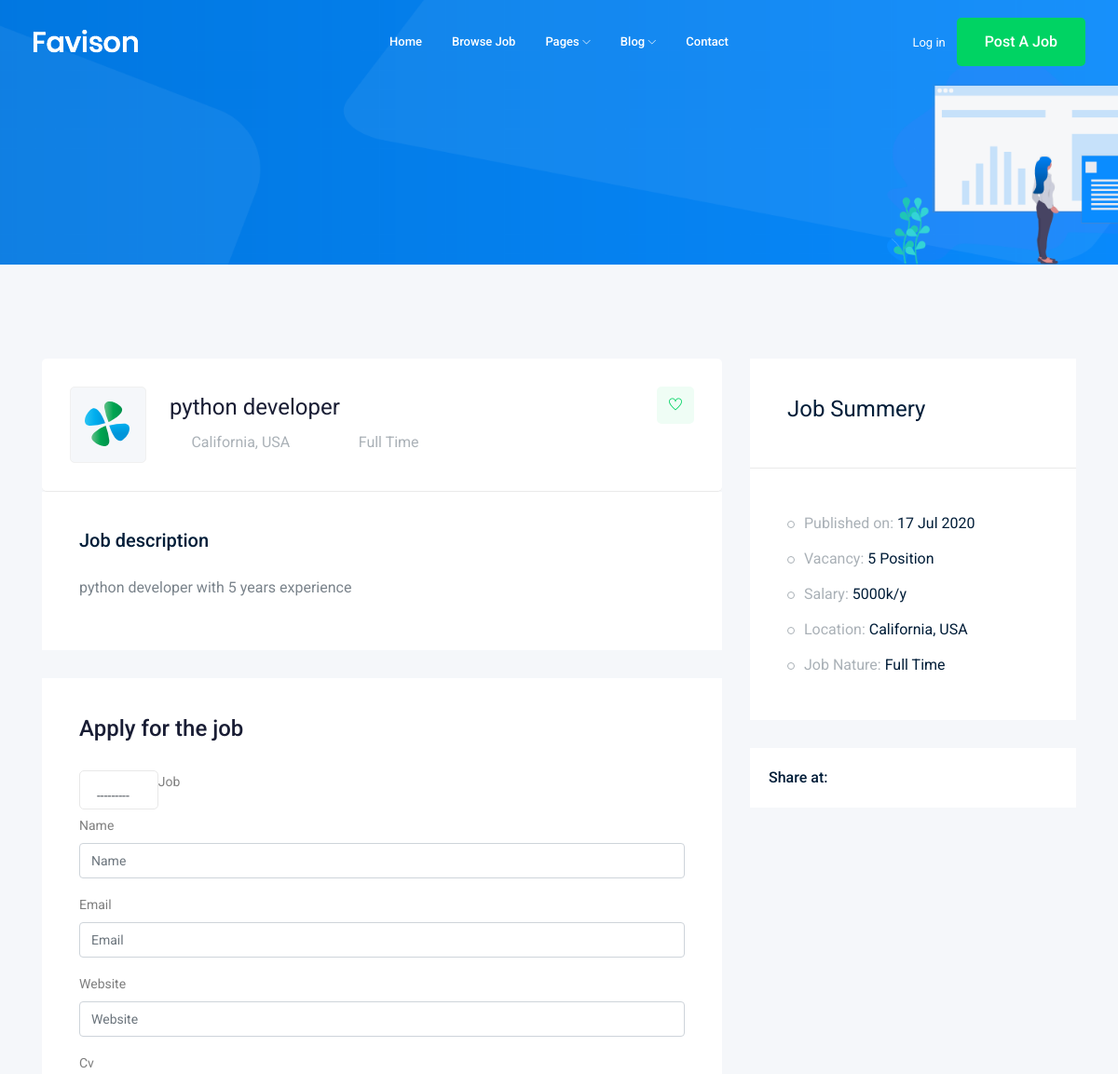
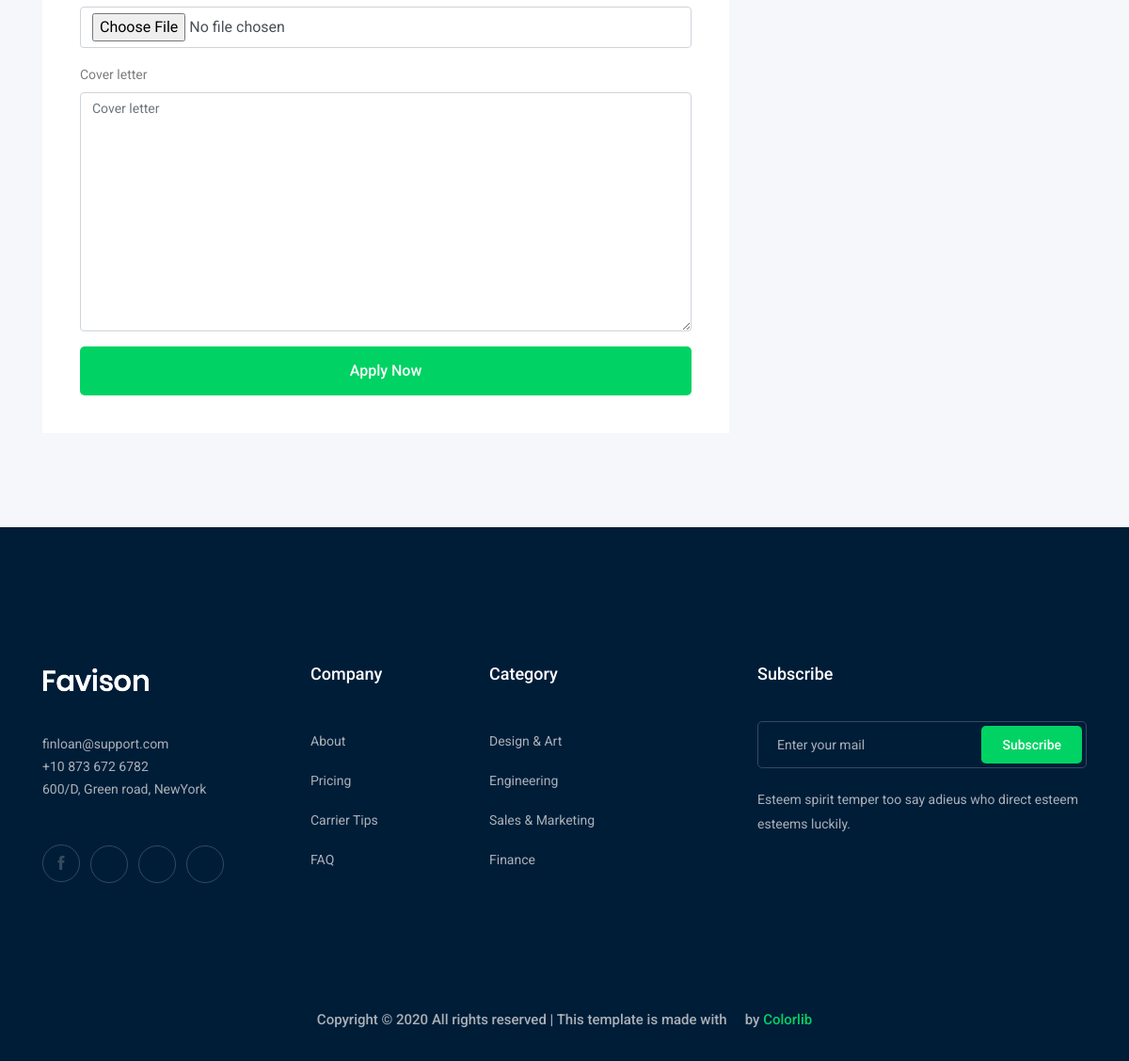
Page /jobs/1/ on the committed database (2 pictures, top to bottom).
### job/models.py (models this page shows, shortened)
class Job(models.Model):    # table
    owner = models.ForeignKey(
        User, related_name='job_owner', on_delete=models.CASCADE)
    title = models.CharField(max_length=100)   # column
    job_type = models.CharField(max_length=100, choices=JOB_TYPE)
    description = models.TextField(max_length=1000)
    published_at = models.DateTimeField(auto_now=True)
    vacancy = models.IntegerField(default=1)   # jobs numbers
    salary = models.IntegerField(default=0)
    category = models.ForeignKey('Category', on_delete=models.CASCADE)
    experience = models.IntegerField(default=1)
    image = models.ImageField(upload_to=img_upload)
    slug = models.SlugField(blank=True, null=True)
    def __str__(self):
        return self.title

### job/views.py (the view, shortened to what this page needs)
# urls.py: path('<int:slug>/', views.job_details, name='job_details'),
def job_details(request, slug):
    job_detail = get_object_or_404(Job, pk=slug)
    form = ApplyForm()
    context = {
        'job': job_detail,
        'form': form
    }
    return render(request, 'job/job_details.html', context)

### job/forms.py
class ApplyForm(forms.ModelForm):
    class Meta:
        model = Apply
        fields = ['job', 'name', 'email', 'website', 'cv', 'cover_letter']

### job/templates/job/job_details.html (shortened to what this page needs)
{% extends 'base.html' %}
{% load bootstrap4 %}
{% block body %}
<div class="bradcam_area bradcam_bg_1">
    <div class="container">
        <div class="row">
            <div class="col-xl-12">
            </div>
        </div>
    </div>
</div>
<div class="job_details_area">
    <div class="container">
        <div class="row">
            <div class="col-lg-8">
                <div class="job_details_header">
                    <div class="single_jobs white-bg d-flex justify-content-between">
                        <div class="jobs_left d-flex align-items-center">
                            <div class="thumb">
                                <img src="img/svg_icon/1.svg" alt="">
                            </div>
                            <div class="jobs_conetent">
                                <a href="#">
                                    <h4>{{job}}</h4>
                                </a>
                                <div class="links_locat d-flex align-items-center">
                                    <div class="location">
                                        <p> <i class="fa fa-map-marker"></i> California, USA</p>
                                    </div>
                                    <div class="location">
                                        <p> <i class="fa fa-clock-o"></i> {{job.job_type}}</p>
                                    </div>
                                </div>
                            </div>
                        </div>
                        <div class="jobs_right">
                            <div class="apply_now">
                                <a class="heart_mark" href="#"> <i class="ti-heart"></i> </a>
                            </div>
                        </div>
                    </div>
                </div>
                <div class="descript_wrap white-bg">
                    <div class="single_wrap">
                        <h4>Job description</h4>
                        <p>{{job.description}}</p>
                    </div>
                </div>
                <div class="apply_job_form white-bg">
                    <h4>Apply for the job</h4>
                    <form method="POST" enctype="multipart/form-data"">
                        {% bootstrap_form form %}
                        {% buttons %}
                        <button class=" boxed-btn3 w-100" type="submit">Apply Now</button>
                        {% endbuttons %}
                    </form>
                </div>
            </div>
            <div class="col-lg-4">
                <div class="job_sumary">
                    <div class="summery_header">
                        <h3>Job Summery</h3>
                    </div>
                    <div class="job_content">
                        <ul>
                            <li>Published on: <span>{{job.published_at|date:'d M o'}}</span></li>
                            <li>Vacancy: <span>{{job.vacancy}} Position</span></li>
                            <li>Salary: <span>{{job.salary}}k/y</span></li>
                            <li>Location: <span>California, USA</span></li>
                            <li>Job Nature: <span> {{job.job_type}}</span></li>
                        </ul>
                    </div>
                </div>
                <div class="share_wrap d-flex">
                    <span>Share at:</span>
                    <ul>
                        <li><a href="#"> <i class="fa fa-facebook"></i></a> </li>
                        <li><a href="#"> <i class="fa fa-google-plus"></i></a> </li>
                        <li><a href="#"> <i class="fa fa-twitter"></i></a> </li>
                        <li><a href="#"> <i class="fa fa-envelope"></i></a> </li>
                    </ul>
                </div>
                <div class="job_location_wrap">
                    <div class="job_lok_inner">
                        <div id="map" style="height: 200px;"></div>
                    </div>
                </div>
            </div>
        </div>
    </div>
</div>
{% endblock body %}

### rows in the picture
Job: title "python developer", job_type "Full Time", description "python developer with 5 years experience", published_at "17 Jul 2020", vacancy "5", salary "5000"
